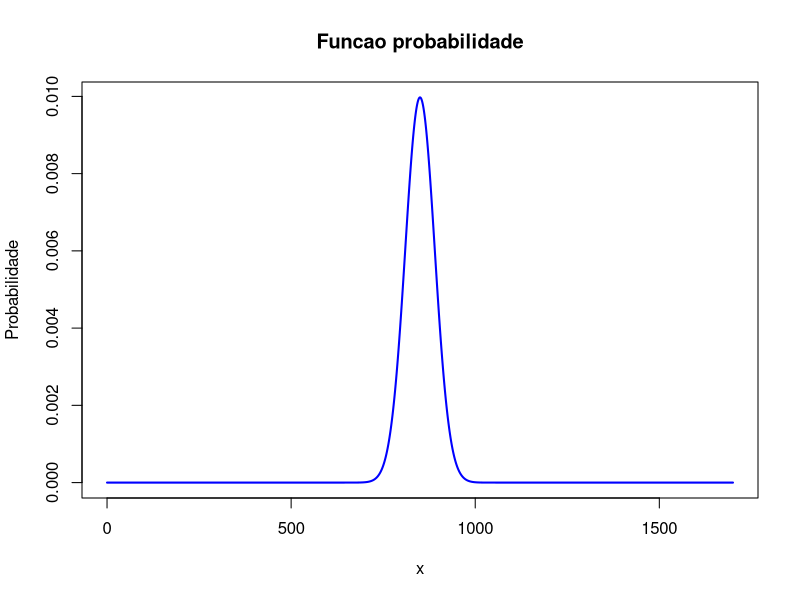

The R source for this figure:
# Funcoes uteis


z_func= function (media, desvio) {
  return (function(a) {
    (a - media) / desvio
  })
}


# Primeira Questão

a_1 = pbinom(5, size=40, prob=0.12) - pbinom(2, size=40, prob=0.12)

b_1 = pbinom(1, size=40, prob=0.12, lower.tail=FALSE)

c_1 = pbinom(3, size=40, prob=0.12)

d_1 = pbinom(1, size=40, prob=0.12)

e_1 = pbinom(0, size=40, prob=0.12, lower.tail=FALSE)

# Segunda Questão

a_2 = c()
for (i in 1:4) {a_2[i] = c(dbinom(i-1, size=3, prob=0.6))}

# Terceura Questão

a_3 = dpois(4, lambda=3)

b_3 = dpois(0, lambda=3)

c_3 = dpois(20, lambda=3*7)

# 4

a_4 = 15 * 0.75

b_4 = sqrt(15 * 0.75 * 0.25)

c_4 = dbinom(15, size=15, prob=0.75)

d_4 = dbinom(10, size=15, prob=0.75)

e_4 = pbinom(12, size=15, prob=0.75, lower.tail=FALSE)

# 5

z = z_func(850, 40)

aux_0 = z(1000)
aux_1 = z(700)
a_5 = pnorm(aux_0) - pnorm(aux_1)

aux_0 = z(800)
b_5 = pnorm(aux_0, lower.tail=FALSE)

aux_0 = z(750)
c_5 = pnorm(aux_0)

x = seq(0, 850*2, length=850*5)
y = dnorm(x, mean=850, sd=40)

# d
plot(x, y, type="l",
           lwd=2,
           col="blue",
           ylab="Probabilidade",
           main="Funcao probabilidade")

# 6

a_6 = dbinom(4, size=6, prob=0.5)

b_6 = pbinom(1, size=6, prob=0.5, lower.tail=FALSE)

c_6 = pbinom(3, size=6, prob=0.5)


# 7

z = z_func(4000, 200)

aux_0 = z(4250)
aux_1 = z(3600)
a_8 = pnorm(aux_0) - pnorm(aux_1)

